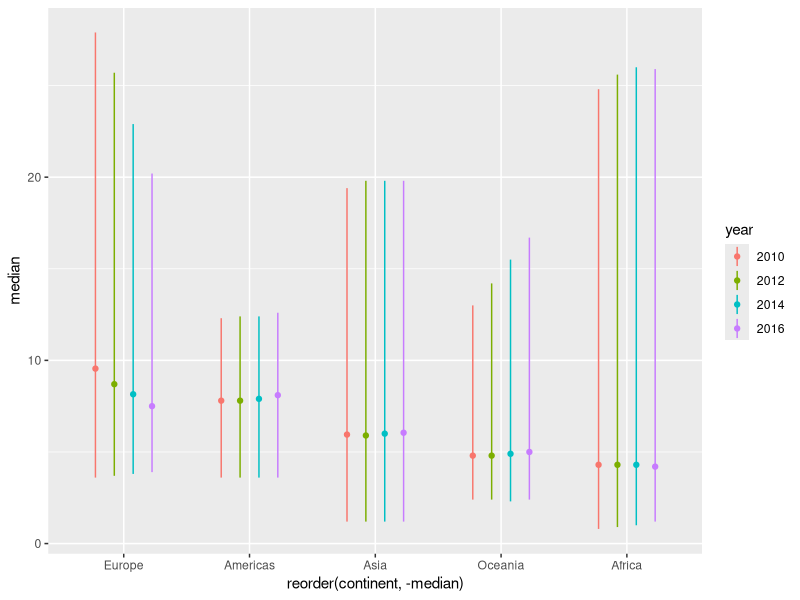

R code for this plot:
library(tidyverse)

world_bank_countries <- read_csv("data/world_bank_countries.csv")

obesity_data <- world_bank_countries %>% 
  filter(year %in% c(2010, 2012, 2014, 2016)) %>% 
  group_by(continent, year) %>% 
  summarise(
    lower = min(overweight, na.rm = TRUE),
    median = median(overweight, na.rm = TRUE),
    upper = max(overweight, na.rm = TRUE)
  ) %>% 
  mutate(
    year = year %>% as_factor
  )


obesity_data %>% 
  ggplot(aes(x = reorder(continent, -median),
             y = median,
             ymin = lower,
             ymax = upper,
             color = year)) + 
  geom_linerange(position = position_dodge(width = .6)) +
  geom_point(position = position_dodge(width = .6))
